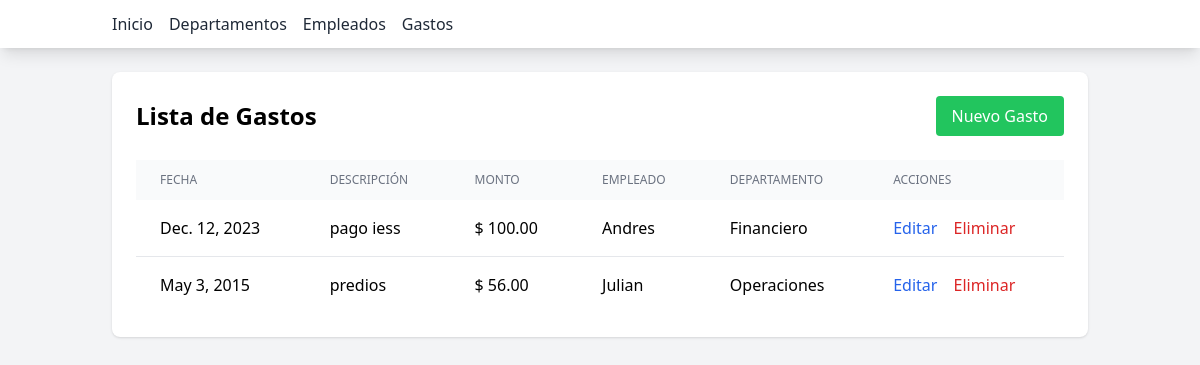
/gastos/, run on the app's committed database.
### expenses/models.py (models this page shows, shortened)
class Gasto(models.Model):
    fecha = models.DateField()
    descripcion = models.CharField(max_length=200)
    monto = models.DecimalField(max_digits=10, decimal_places=2)
    empleado = models.ForeignKey(Empleado, on_delete=models.CASCADE)
    departamento = models.ForeignKey(Departamento, on_delete=models.CASCADE)
    class Meta:
        verbose_name = 'Gasto'
        verbose_name_plural = 'Gastos'

class Empleado(models.Model):
    nombre = models.CharField(max_length=100)
    departamento = models.ForeignKey(Departamento, on_delete=models.CASCADE)
    def __str__(self):
        return self.nombre
    class Meta:
        verbose_name = 'Empleado'
        verbose_name_plural = 'Empleados'

class Departamento(models.Model):
    dept = models.CharField(max_length=100)
    def __str__(self):
        return self.dept
    class Meta:
        verbose_name = 'Departamento'
        verbose_name_plural = 'Departamentos'

### expenses/views.py (the view)
# urls.py: path('gastos/', views.gasto_list, name='gasto_list'),
def gasto_list(request):
    gastos = Gasto.objects.all().order_by('-fecha')
    return render(request, 'expenses/gasto_list.html', {'gastos': gastos})

### expenses/templates/expenses/gasto_list.html
{% extends 'expenses/base.html' %} {% block content %}
<div class="bg-white shadow rounded-lg p-6">
  <div class="flex justify-between items-center mb-6">
    <h2 class="text-2xl font-bold">Lista de Gastos</h2>
    <a
      href="{% url 'gasto_create' %}"
      class="bg-green-500 text-white px-4 py-2 rounded hover:bg-green-600"
    >
      Nuevo Gasto
    </a>
  </div>
  <div class="overflow-x-auto">
    <table class="min-w-full bg-white">
      <thead class="bg-gray-50">
        <tr>
          <th
            class="px-6 py-3 text-left text-xs font-medium text-gray-500 uppercase"
          >
            Fecha
          </th>
          <th
            class="px-6 py-3 text-left text-xs font-medium text-gray-500 uppercase"
          >
            Descripción
          </th>
          <th
            class="px-6 py-3 text-left text-xs font-medium text-gray-500 uppercase"
          >
            Monto
          </th>
          <th
            class="px-6 py-3 text-left text-xs font-medium text-gray-500 uppercase"
          >
            Empleado
          </th>
          <th
            class="px-6 py-3 text-left text-xs font-medium text-gray-500 uppercase"
          >
            Departamento
          </th>
          <th
            class="px-6 py-3 text-left text-xs font-medium text-gray-500 uppercase"
          >
            Acciones
          </th>
        </tr>
      </thead>
      <tbody class="divide-y divide-gray-200">
        {% for gasto in gastos %}
        <tr>
          <td class="px-6 py-4">{{ gasto.fecha }}</td>
          <td class="px-6 py-4">{{ gasto.descripcion }}</td>
          <td class="px-6 py-4">$ {{ gasto.monto }}</td>
          <td class="px-6 py-4">{{ gasto.empleado }}</td>
          <td class="px-6 py-4">{{ gasto.departamento }}</td>
          <td class="px-6 py-4">
            <a
              href="{% url 'gasto_update' gasto.id %}"
              class="text-blue-600 hover:text-blue-900 mr-3"
              >Editar</a
            >
            <a
              href="{% url 'gasto_delete' gasto.id %}"
              class="text-red-600 hover:text-red-900"
              >Eliminar</a
            >
          </td>
        </tr>
        {% endfor %}
      </tbody>
    </table>
  </div>
</div>
{% endblock %}

### data on the page
Gasto: fecha "Dec. 12, 2023", descripcion "pago iess", monto "100.00", empleado "Andres", departamento "Financiero"
Gasto: fecha "May 3, 2015", descripcion "predios", monto "56.00", empleado "Julian", departamento "Operaciones"
